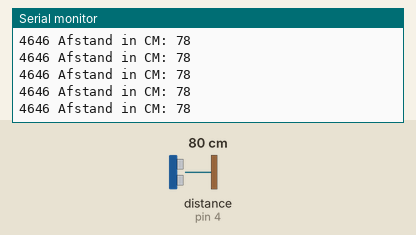
Bench run of a sketch on a simulated Arduino Uno, built with avr-gcc and run on an emulated ATmega328P. On the bench: the last lines printed to the serial monitor. Wiring (inferred from the names in the program): ultrasonic range finder: trigger pin 3; echo pin 4. Inputs (shaded band) come from the test bench; at power-on: distance to the obstacle (sensor on pin 4) 80 cm. The echo pulse lasts 58.3 µs per cm.

Above: at 1.2 s.
1.3 s: distance to the obstacle (sensor on pin 4) set to 2 cm
At 2.0 s:
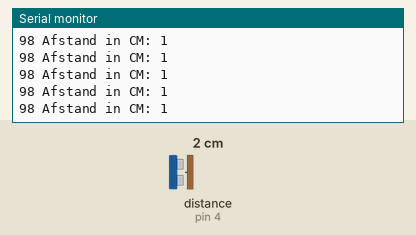
4.3 s: distance to the obstacle (sensor on pin 4) set to 4 cm
At 4.9 s:
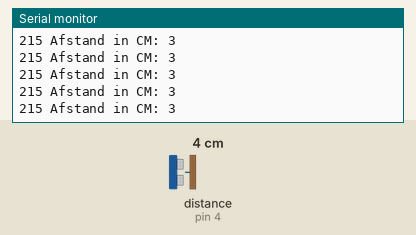
7.3 s: distance to the obstacle (sensor on pin 4) set to 18 cm
At 8.3 s:
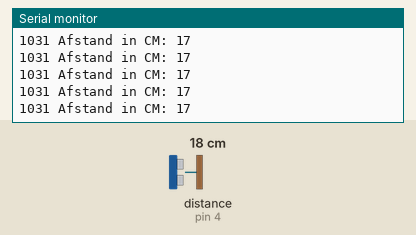
10.3 s: distance to the obstacle (sensor on pin 4) set to 9 cm
At 10.9 s:
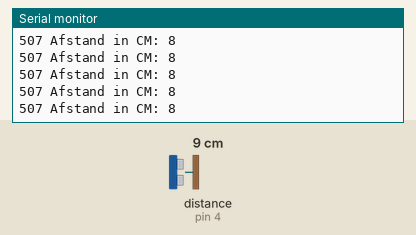
16.3 s: distance to the obstacle (sensor on pin 4) set to 120 cm
At 17.3 s:
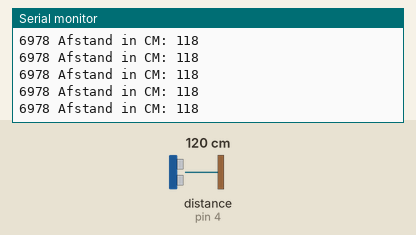
19.3 s: distance to the obstacle (sensor on pin 4) set to 35 cm
At 20.2 s:
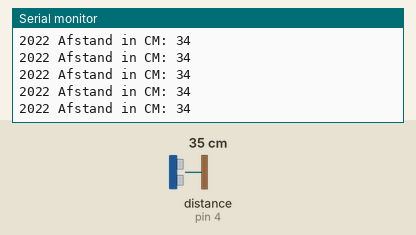
Timing chart, 0 to 22.3 s (numbered marks = the images above; inputs shaded):
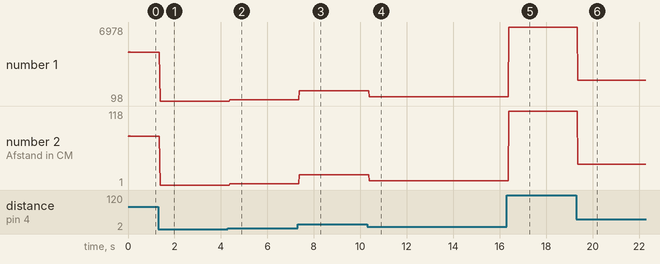

The sketch:

UltraSoonSensor.ino
```cpp
// UltraSoonSensor = UltraSonicSensor
const int trigPin = 3;
const int echoPin = 4;

long duration;
int distance;

void setup() {
  pinMode(trigPin, OUTPUT);
  pinMode(echoPin, INPUT);
  Serial.begin(9600);
}

void loop() {
  //clear trigpin
  digitalWrite(trigPin, 0);
  delayMicroseconds(2);
  //pulse trig
  digitalWrite(trigPin, 1);
  delayMicroseconds(10);
  digitalWrite(trigPin, 0);
  //lezen echo
  duration = pulseIn(echoPin, 1);
  //berekenen afstand
  distance = duration * 0.034 / 2;
  //print
  Serial.print(duration);
  Serial.print(" Afstand in CM: ");
  Serial.println(distance);
}
```

Measured:
- after the input at 1.3 s, the serial monitor: prints a new line after 0.08 s (image 1)
- after the input at 4.3 s, the serial monitor: prints a new line after 0.07 s (image 2)
- after the input at 7.3 s, the serial monitor: prints a new line after 0.07 s (image 3)
- after the input at 10.3 s, the serial monitor: prints a new line after 0.09 s (image 4)
- after the input at 16.3 s, the serial monitor: prints a new line after 0.08 s (image 5)
- after the input at 19.3 s, the serial monitor: prints a new line after 0.07 s (image 6)
- plotted number 1: 4646 → 98 after the input at 1.3 s, 98 → 215 after the input at 4.3 s, 215 → 1031 after the input at 7.3 s, 1031 → 507 after the input at 10.3 s, 507 → 6978 after the input at 16.3 s
- plotted number 2: 78 → 1 after the input at 1.3 s, 1 → 3 after the input at 4.3 s, 3 → 17 after the input at 7.3 s, 17 → 8 after the input at 10.3 s, 8 → 118 after the input at 16.3 s
